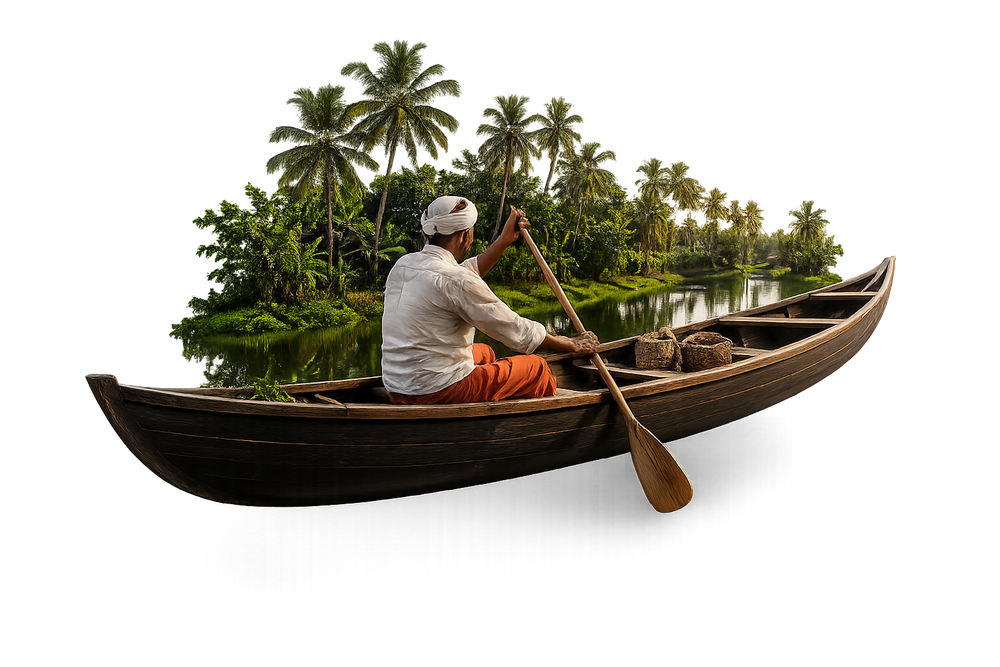
#> input picture kayak.png, 1000 x 667 px, shrunk from 1536 x 1024 before the run, found by its file name
$ python analyze_kayak_pixels.py
#> lines starting #> are read from the running program, lines starting #| are printed output that depends on the picture; after the words box and inside, x2 and y2 are one past the last pixel; in counts of white or black regions, pixels touching at a corner belong together
import os
from PIL import Image
import numpy as np

def analyze_kayak_pixels():
    c = 'kayak.png'
    if not os.path.exists(c):
        print(f"File {c} not found.")
        return
    try:
        with Image.open(c) as img:
#> img is the input picture: PIL image 1000x667 RGBA; mean R, G, B, A 24.6, 22, 12.5, 81.6
            arr = np.array(img)
            # Find average of R, G, B channels where alpha > 0
            if arr.shape[2] == 4:
                mask = arr[:, :, 3] > 0
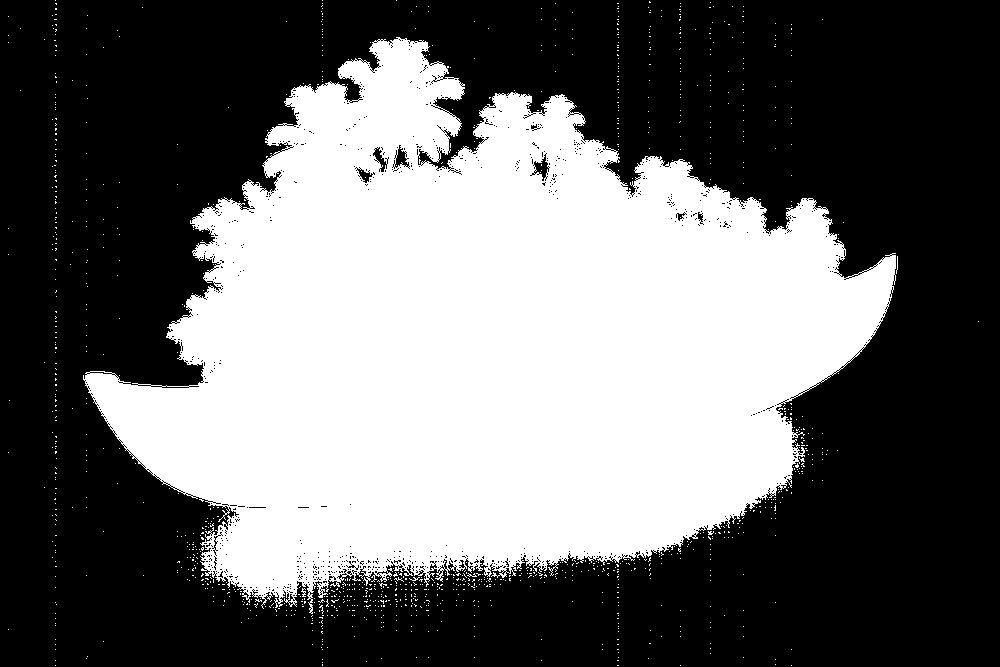
#> mask: shape (667, 1000) bool; 41% white; 1198 white regions (1196 under 20 px), largest, box (x1, y1, x2, y2) and area: (83, 37, 896, 614) 271050, (301, 588, 306, 597) 23
                if np.sum(mask) > 0:
                    r_avg = np.mean(arr[:, :, 0][mask])
#> r_avg = 60.02
                    g_avg = np.mean(arr[:, :, 1][mask])
#> g_avg = 53.71
                    b_avg = np.mean(arr[:, :, 2][mask])
#> b_avg = 30.63
                    print(f"kayak.png (non-transparent pixels): R_avg={r_avg:.2f}, G_avg={g_avg:.2f}, B_avg={b_avg:.2f}")
#| kayak.png (non-transparent pixels): R_avg=60.02, G_avg=53.71, B_avg=30.63
                else:
                    print("kayak.png is entirely transparent.")
            else:
                print("kayak.png has no alpha channel.")
    except Exception as e:
        print(f"Error: {e}")

if __name__ == '__main__':
    analyze_kayak_pixels()

$ run again, with boutique.png copied over kayak.png
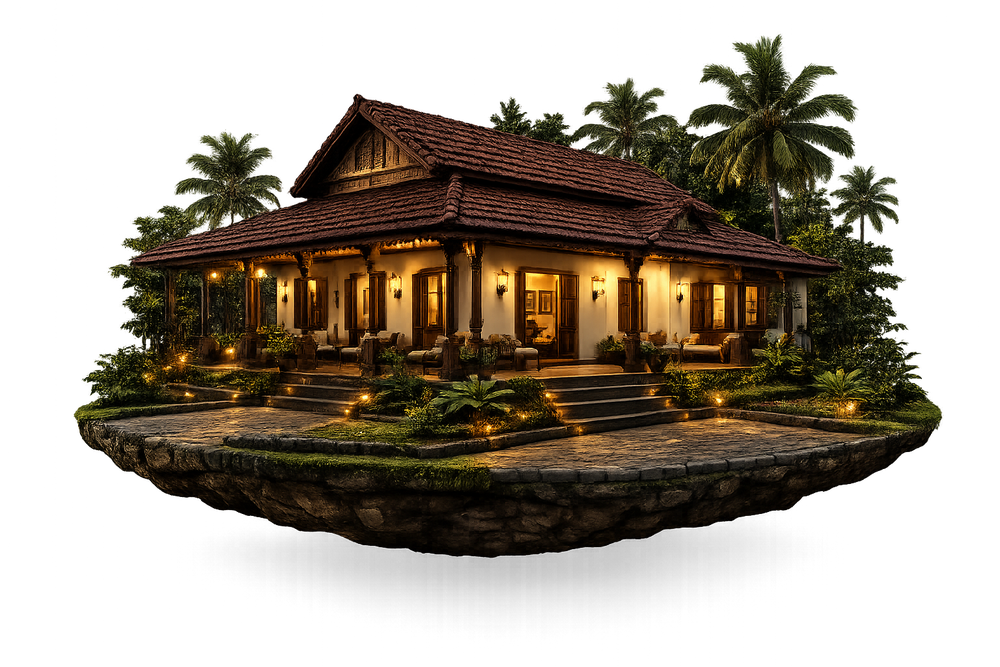
#> input picture boutique.png, 1000 x 667 px, shrunk from 1536 x 1024 before the run, found by its file name
#> in analyze_kayak_pixels, img is the input picture: PIL image 1000x667 RGBA; mean R, G, B, A 30.6, 22.8, 11.4, 118.9
#> in analyze_kayak_pixels, `mask = arr[:, :, 3] > 0`:
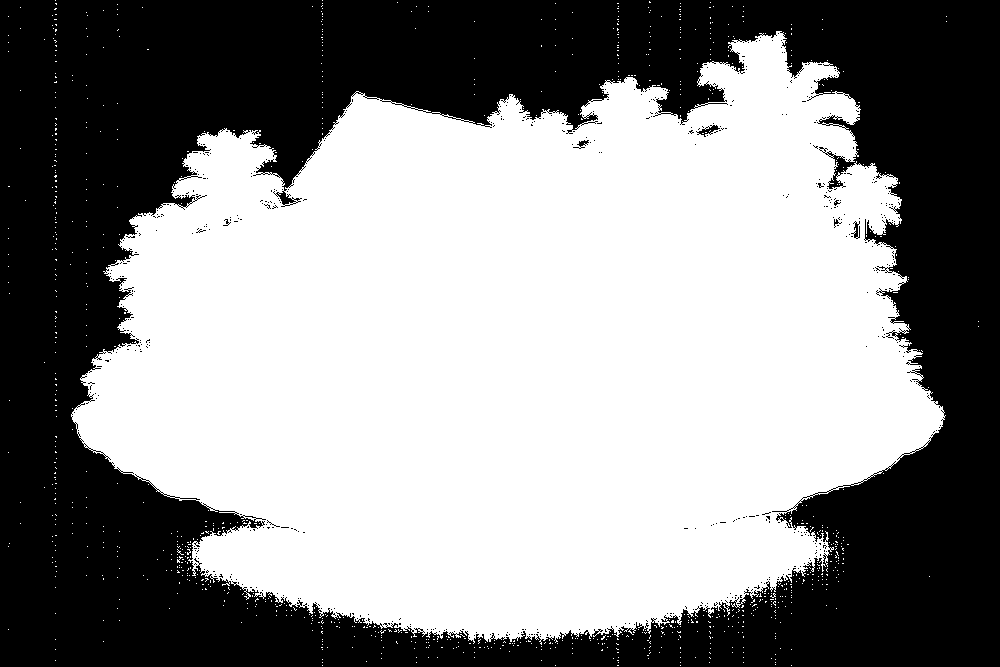
#> mask: shape (667, 1000) bool; 55.3% white; 547 black regions (541 under 20 px), largest, box (x1, y1, x2, y2) and area: (0, 0, 1000, 667) 296700, (696, 125, 720, 137) 106, (851, 221, 860, 239) 72, (573, 140, 589, 149) 55, (834, 219, 842, 228) 24, (223, 219, 231, 226) 20
#> r_avg = 55.35
#> g_avg = 41.22
#> b_avg = 20.57
#| kayak.png (non-transparent pixels): R_avg=55.35, G_avg=41.22, B_avg=20.57

$ run again, with p4_backup.png copied over kayak.png
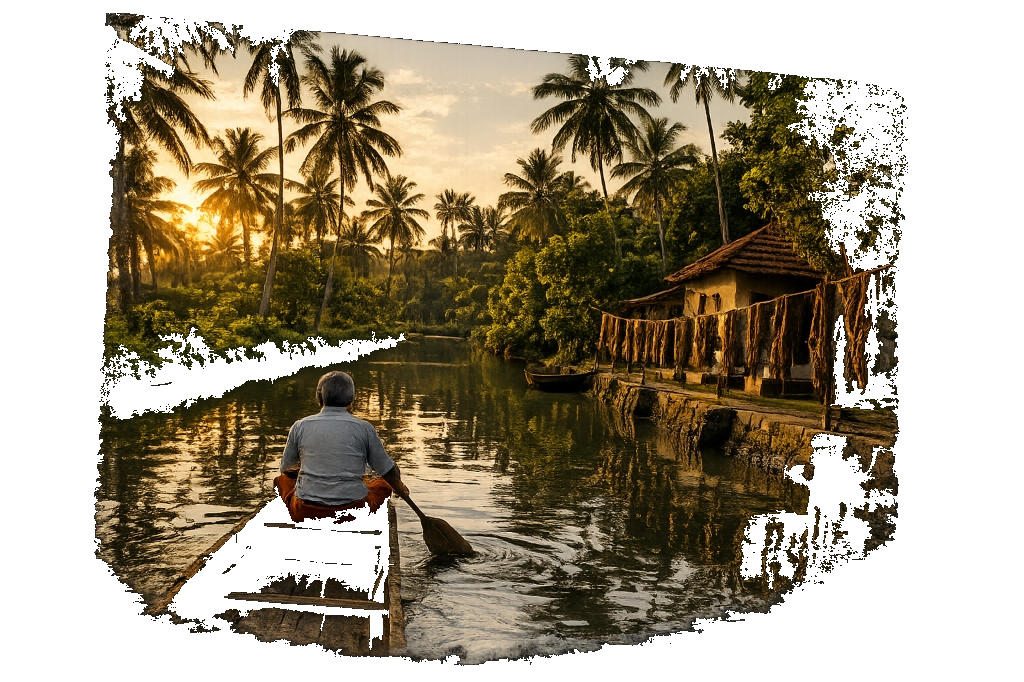
#> input picture p4_backup.png, 1024 x 682 px, found by its file name
#> in analyze_kayak_pixels, img is the input picture: PIL image 1024x682 RGBA; mean R, G, B, A 59.4, 49.3, 29, 147.8
#> in analyze_kayak_pixels, `mask = arr[:, :, 3] > 0`:
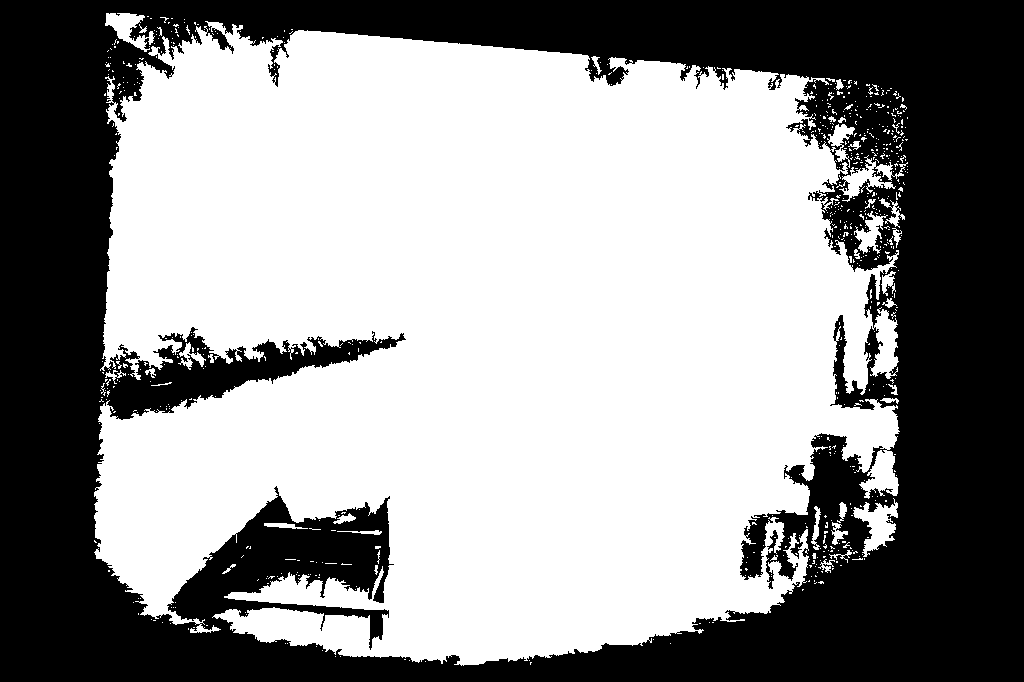
#> mask: shape (682, 1024) bool; 58% white; 1 black region, box (x1, y1, x2, y2) and area: (0, 0, 1024, 682) 293528
#> r_avg = 100.3
#> g_avg = 83.17
#> b_avg = 49.53
#| kayak.png (non-transparent pixels): R_avg=100.34, G_avg=83.17, B_avg=49.53

$ run again, with shikara.png copied over kayak.png
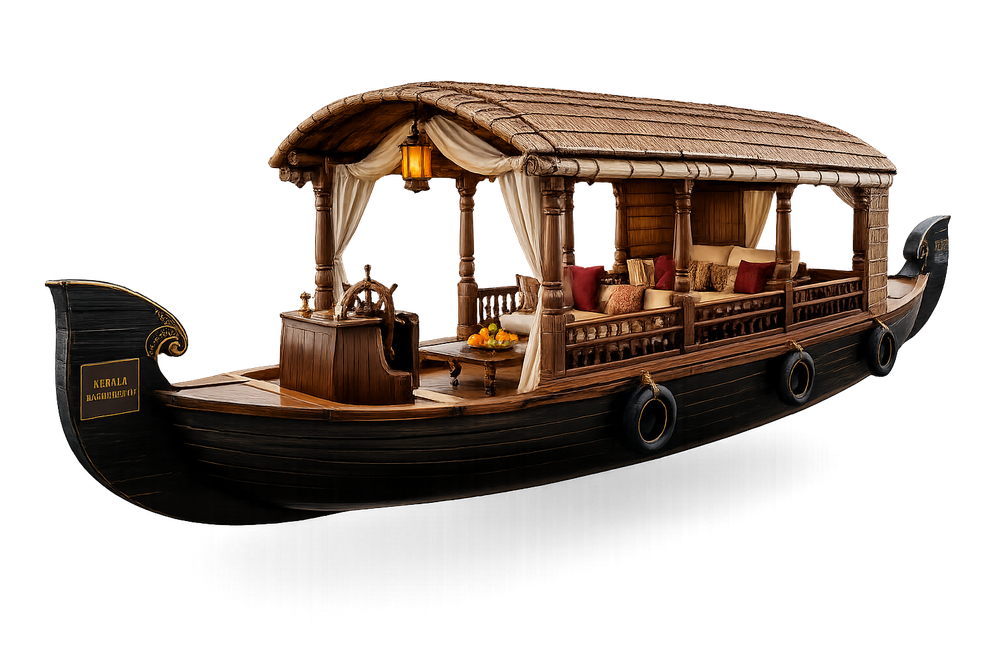
#> input picture shikara.png, 1000 x 667 px, shrunk from 1536 x 1024 before the run, found by its file name
#> in analyze_kayak_pixels, img is the input picture: PIL image 1000x667 RGBA; mean R, G, B, A 29.1, 20.4, 14.5, 91.3
#> in analyze_kayak_pixels, `mask = arr[:, :, 3] > 0`:
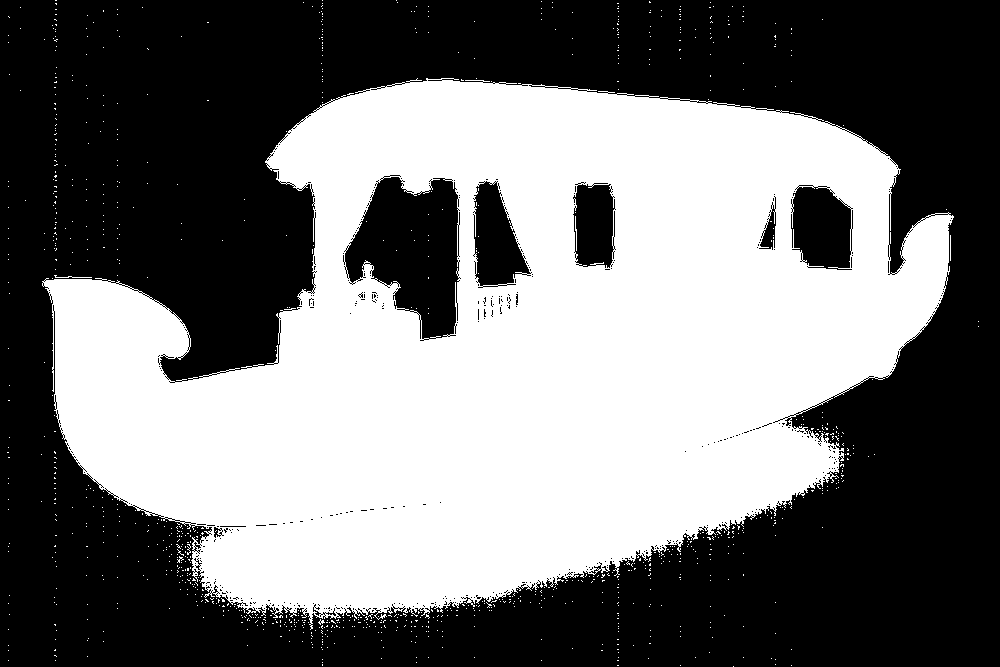
#> mask: shape (667, 1000) bool; 45.2% white; 1069 white regions (1064 under 20 px), largest, box (x1, y1, x2, y2) and area: (42, 78, 954, 630) 299388, (54, 275, 92, 278) 42, (575, 216, 577, 251) 37, (950, 235, 951, 261) 26, (187, 544, 191, 555) 20
#> r_avg = 64.33
#> g_avg = 45.1
#> b_avg = 32.17
#| kayak.png (non-transparent pixels): R_avg=64.33, G_avg=45.10, B_avg=32.17
